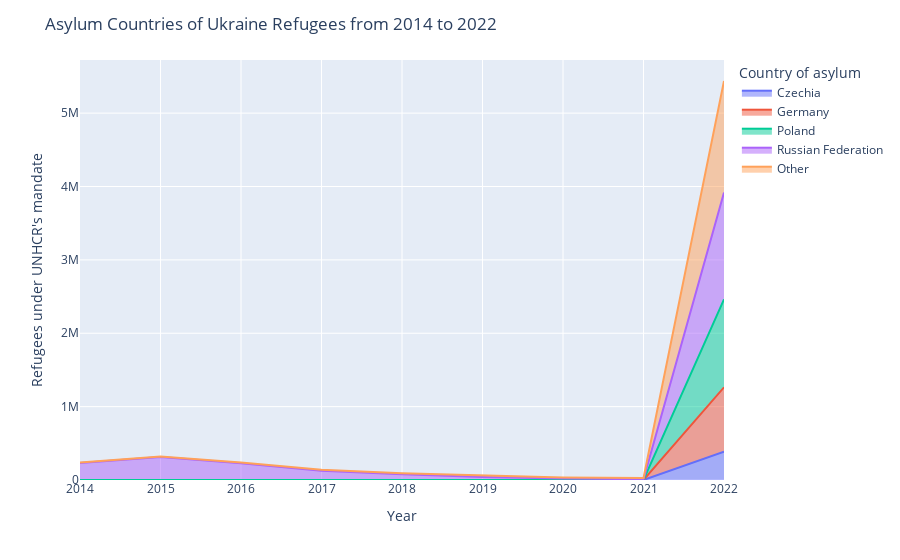

Here is the notebook cell this chart was saved with:
### Markdown cell above
According to the sunburst plot, from 2014 to 2022, 75% of the refugees from Ukraine are settled in Russia, Poland, Germany, and Czech. Only about 1% of refugees settled outside Europe, even though Ukraine is relatively close to Asian countries. In this case, we could conclude that other continents are not willing to share the pressure with Europe whereas Europe accepts a large number of refugees from other continents. There is also an interesting observation that more than one-third of the refugees from Ukraine seeking asylum in Russia,  which is the cause of the deadly conflict. The reason for such a paradox is that Russia is the most significant minority in eastern Ukraine so when the war began in eastern Ukraine, many residents went to Russia to avoid the flames of war.

### Code cell
df3 = df2[df2["Country of asylum"].isin(["Russian Federation", "Poland", "Germany", "Czechia"])]
df4 = df2[~df2["Country of asylum"].isin(["Russian Federation", "Poland", "Germany", "Czechia"])]
df5 = df4.groupby("Year").sum().reset_index()
df5["Country of asylum"] = "Other"
df6 = pd.concat([df3[["Year", "Country of asylum", "Refugees under UNHCR's mandate"]], df5[["Year", "Country of asylum", "Refugees under UNHCR's mandate"]]])

import plotly.express as px
fig = px.area(df6, x="Year", y="Refugees under UNHCR's mandate", color="Country of asylum")
fig.update_layout(title_text="Asylum Countries of Ukraine Refugees from 2014 to 2022")
fig.show()

### Figure 1 — Plotly figure (JSON) as saved in the notebook; plotly's stock layout.template omitted (floating-point values rounded to 4 significant figures)
{"data": [{"fillpattern": {"shape": ""}, "hovertemplate": "Country of asylum=Czechia<br>Year=%{x}<br>Refugees under UNHCR's mandate=%{y}<extra></extra>", "legendgroup": "Czechia", "line": {"color": "#636efa"}, "marker": {"symbol": "circle"}, "mode": "lines", "name": "Czechia", "orientation": "v", "showlegend": true, "stackgroup": "1", "type": "scatter", "x": [2014, 2015, 2016, 2017, 2018, 2019, 2020, 2021, 2022], "xaxis": "x", "y": [292, 444, 444, 444, 318, 305, 284, 225, 386371], "yaxis": "y"}, {"fillpattern": {"shape": ""}, "hovertemplate": "Country of asylum=Germany<br>Year=%{x}<br>Refugees under UNHCR's mandate=%{y}<extra></extra>", "legendgroup": "Germany", "line": {"color": "#EF553B"}, "marker": {"symbol": "circle"}, "mode": "lines", "name": "Germany", "orientation": "v", "showlegend": true, "stackgroup": "1", "type": "scatter", "x": [2014, 2015, 2016, 2017, 2018, 2019, 2020, 2021, 2022], "xaxis": "x", "y": [299, 320, 355, 631, 741, 847, 895, 918, 876311], "yaxis": "y"}, {"fillpattern": {"shape": ""}, "hovertemplate": "Country of asylum=Poland<br>Year=%{x}<br>Refugees under UNHCR's mandate=%{y}<extra></extra>", "legendgroup": "Poland", "line": {"color": "#00cc96"}, "marker": {"symbol": "circle"}, "mode": "lines", "name": "Poland", "orientation": "v", "showlegend": true, "stackgroup": "1", "type": "scatter", "x": [2014, 2015, 2016, 2017, 2018, 2019, 2020, 2021, 2022], "xaxis": "x", "y": [35, 41, 114, 369, 464, 485, 416, 422, 1200207], "yaxis": "y"}, {"fillpattern": {"shape": ""}, "hovertemplate": "Country of asylum=Russian Federation<br>Year=%{x}<br>Refugees under UNHCR's mandate=%{y}<extra></extra>", "legendgroup": "Russian Federation", "line": {"color": "#ab63fa"}, "marker": {"symbol": "circle"}, "mode": "lines", "name": "Russian Federation", "orientation": "v", "showlegend": true, "stackgroup": "1", "type": "scatter", "x": [2014, 2015, 2016, 2017, 2018, 2019, 2020, 2021, 2022], "xaxis": "x", "y": [231787, 311407, 226232, 123600, 75146, 40393, 18428, 8921, 1456250], "yaxis": "y"}, {"fillpattern": {"shape": ""}, "hovertemplate": "Country of asylum=Other<br>Year=%{x}<br>Refugees under UNHCR's mandate=%{y}<extra></extra>", "legendgroup": "Other", "line": {"color": "#FFA15A"}, "marker": {"symbol": "circle"}, "mode": "lines", "name": "Other", "orientation": "v", "showlegend": true, "stackgroup": "1", "type": "scatter", "x": [2014, 2015, 2016, 2017, 2018, 2019, 2020, 2021, 2022], "xaxis": "x", "y": [5204, 9187, 11917, 14537, 16579, 17814, 15133, 17076, 1518822], "yaxis": "y"}], "layout": {"legend": {"title": {"text": "Country of asylum"}, "tracegroupgap": 0}, "margin": {"t": 60}, "title": {"text": "Asylum Countries of Ukraine Refugees from 2014 to 2022"}, "xaxis": {"anchor": "y", "domain": [0, 1], "title": {"text": "Year"}}, "yaxis": {"anchor": "x", "domain": [0, 1], "title": {"text": "Refugees under UNHCR's mandate"}}}}
